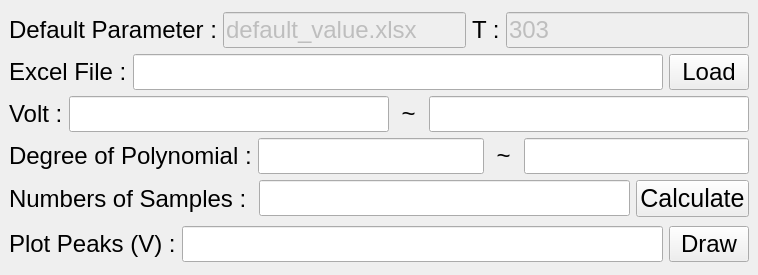
<?xml version="1.0" encoding="UTF-8"?>
<ui version="4.0">
 <class>MainWindow</class>
 <widget class="QMainWindow" name="MainWindow">
  <property name="geometry">
   <rect>
    <x>0</x>
    <y>0</y>
    <width>758</width>
    <height>275</height>
   </rect>
  </property>
  <property name="font">
   <font>
    <pointsize>10</pointsize>
   </font>
  </property>
  <property name="windowTitle">
   <string>EC - App2</string>
  </property>
  <widget class="QWidget" name="centralwidget">
   <layout class="QGridLayout" name="gridLayout">
    <item row="0" column="0">
     <layout class="QVBoxLayout" name="verticalLayout">
      <item>
       <layout class="QHBoxLayout" name="horizontalLayout_5">
        <item>
         <widget class="QLabel" name="label_7">
          <property name="font">
           <font>
            <pointsize>18</pointsize>
           </font>
          </property>
          <property name="text">
           <string>Default Parameter :</string>
          </property>
         </widget>
        </item>
        <item>
         <widget class="QLineEdit" name="txt_default_file">
          <property name="enabled">
           <bool>false</bool>
          </property>
          <property name="font">
           <font>
            <pointsize>18</pointsize>
           </font>
          </property>
          <property name="statusTip">
           <string/>
          </property>
          <property name="text">
           <string>default_value.xlsx</string>
          </property>
         </widget>
        </item>
        <item>
         <widget class="QLabel" name="label_8">
          <property name="font">
           <font>
            <pointsize>18</pointsize>
           </font>
          </property>
          <property name="text">
           <string>T :</string>
          </property>
         </widget>
        </item>
        <item>
         <widget class="QLineEdit" name="txt_deault_T">
          <property name="enabled">
           <bool>false</bool>
          </property>
          <property name="font">
           <font>
            <pointsize>18</pointsize>
           </font>
          </property>
          <property name="mouseTracking">
           <bool>true</bool>
          </property>
          <property name="text">
           <string>303</string>
          </property>
         </widget>
        </item>
       </layout>
      </item>
      <item>
       <layout class="QHBoxLayout" name="horizontalLayout">
        <item>
         <widget class="QLabel" name="label">
          <property name="font">
           <font>
            <pointsize>18</pointsize>
            <weight>50</weight>
            <bold>false</bold>
           </font>
          </property>
          <property name="text">
           <string>Excel File :</string>
          </property>
         </widget>
        </item>
        <item>
         <widget class="QLineEdit" name="txt_file">
          <property name="font">
           <font>
            <pointsize>18</pointsize>
           </font>
          </property>
          <property name="mouseTracking">
           <bool>true</bool>
          </property>
         </widget>
        </item>
        <item>
         <widget class="QPushButton" name="btn_load">
          <property name="font">
           <font>
            <pointsize>18</pointsize>
           </font>
          </property>
          <property name="text">
           <string>Load</string>
          </property>
         </widget>
        </item>
       </layout>
      </item>
      <item>
       <layout class="QHBoxLayout" name="horizontalLayout_2">
        <item>
         <widget class="QLabel" name="label_2">
          <property name="font">
           <font>
            <pointsize>18</pointsize>
            <weight>50</weight>
            <bold>false</bold>
           </font>
          </property>
          <property name="text">
           <string>Volt :</string>
          </property>
         </widget>
        </item>
        <item>
         <widget class="QLineEdit" name="txt_v1">
          <property name="font">
           <font>
            <pointsize>18</pointsize>
           </font>
          </property>
         </widget>
        </item>
        <item>
         <widget class="QLabel" name="label_3">
          <property name="font">
           <font>
            <pointsize>18</pointsize>
            <weight>50</weight>
            <bold>false</bold>
           </font>
          </property>
          <property name="text">
           <string> ~ </string>
          </property>
         </widget>
        </item>
        <item>
         <widget class="QLineEdit" name="txt_v2">
          <property name="font">
           <font>
            <pointsize>18</pointsize>
           </font>
          </property>
         </widget>
        </item>
       </layout>
      </item>
      <item>
       <layout class="QHBoxLayout" name="horizontalLayout_3">
        <item>
         <widget class="QLabel" name="label_4">
          <property name="font">
           <font>
            <pointsize>18</pointsize>
            <weight>50</weight>
            <bold>false</bold>
           </font>
          </property>
          <property name="text">
           <string>Degree of Polynomial :</string>
          </property>
         </widget>
        </item>
        <item>
         <widget class="QLineEdit" name="txt_deg1">
          <property name="font">
           <font>
            <pointsize>18</pointsize>
           </font>
          </property>
         </widget>
        </item>
        <item>
         <widget class="QLabel" name="label_5">
          <property name="font">
           <font>
            <pointsize>18</pointsize>
            <weight>50</weight>
            <bold>false</bold>
           </font>
          </property>
          <property name="text">
           <string> ~ </string>
          </property>
         </widget>
        </item>
        <item>
         <widget class="QLineEdit" name="txt_deg2">
          <property name="font">
           <font>
            <pointsize>18</pointsize>
           </font>
          </property>
         </widget>
        </item>
       </layout>
      </item>
      <item>
       <layout class="QHBoxLayout" name="horizontalLayout_4">
        <item>
         <widget class="QLabel" name="label_6">
          <property name="font">
           <font>
            <pointsize>18</pointsize>
            <weight>50</weight>
            <bold>false</bold>
           </font>
          </property>
          <property name="text">
           <string>Numbers of Samples : </string>
          </property>
         </widget>
        </item>
        <item>
         <widget class="QLineEdit" name="txt_num">
          <property name="font">
           <font>
            <pointsize>18</pointsize>
           </font>
          </property>
         </widget>
        </item>
        <item>
         <widget class="QPushButton" name="btn_cal">
          <property name="font">
           <font>
            <pointsize>19</pointsize>
           </font>
          </property>
          <property name="text">
           <string>Calculate</string>
          </property>
         </widget>
        </item>
       </layout>
      </item>
     </layout>
    </item>
    <item row="1" column="0">
     <layout class="QHBoxLayout" name="horizontalLayout_6">
      <item>
       <widget class="QLabel" name="label_9">
        <property name="font">
         <font>
          <pointsize>18</pointsize>
         </font>
        </property>
        <property name="text">
         <string>Plot Peaks (V) :</string>
        </property>
       </widget>
      </item>
      <item>
       <widget class="QLineEdit" name="txt_peaks">
        <property name="font">
         <font>
          <pointsize>18</pointsize>
         </font>
        </property>
       </widget>
      </item>
      <item>
       <widget class="QPushButton" name="btn_draw">
        <property name="font">
         <font>
          <pointsize>18</pointsize>
         </font>
        </property>
        <property name="text">
         <string>Draw</string>
        </property>
       </widget>
      </item>
     </layout>
    </item>
   </layout>
  </widget>
 </widget>
 <resources/>
 <connections>
  <connection>
   <sender>txt_default_file</sender>
   <signal>textChanged(QString)</signal>
   <receiver>txt_default_file</receiver>
   <slot>update()</slot>
   <hints>
    <hint type="sourcelabel">
     <x>345</x>
     <y>30</y>
    </hint>
    <hint type="destinationlabel">
     <x>345</x>
     <y>30</y>
    </hint>
   </hints>
  </connection>
 </connections>
</ui>
